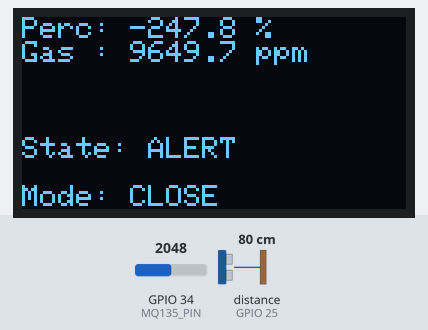
Bench run of a program on a simulated ESP32. Parts: 128×64 one-colour display. Wiring (inferred from the names in the program): ultrasonic range finder: trigger GPIO 26; echo GPIO 25. The inputs (shaded band) are chosen by the test bench; at power-on: GPIO 34 (MQ135_PIN) = 2048, distance to the obstacle (sensor on GPIO 25) 80 cm. The echo pulse lasts 58.3 µs per cm; WiFi joins after 1.5 s; servers stay silent unless stated; no MQTT or app messages arrive unless stated; what the program prints to the serial monitor is not drawn.

Above: at 3.2 s.
3.3 s: GPIO 34 (MQ135_PIN) set to 942
At 4.5 s:
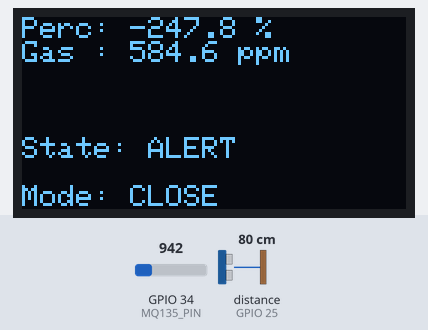
5.7 s: GPIO 34 (MQ135_PIN) set to 837
At 7.3 s:
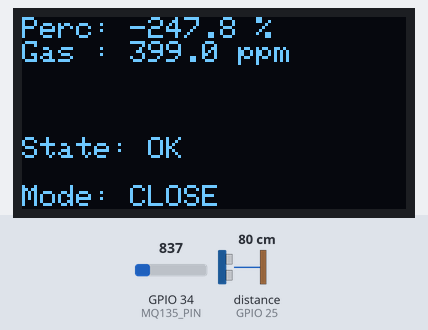
7.7 s: distance to the obstacle (sensor on GPIO 25) set to 2 cm
At 9.5 s:
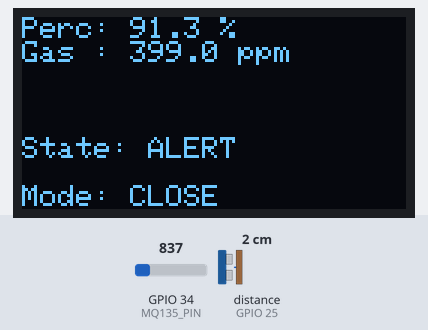
9.8 s: distance to the obstacle (sensor on GPIO 25) set to 4 cm
At 10.9 s:
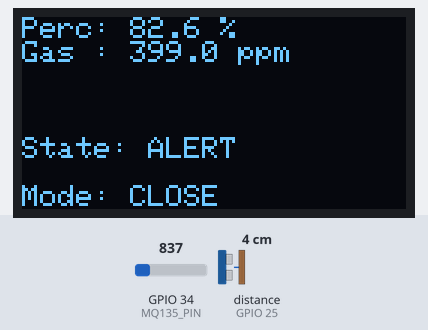
11.8 s: distance to the obstacle (sensor on GPIO 25) set to 9 cm
At 13.3 s:
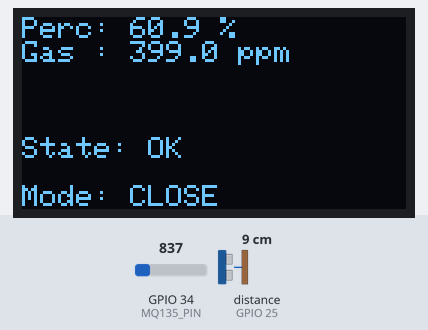
13.9 s: GPIO 34 (MQ135_PIN) set to 491
At 15.6 s:
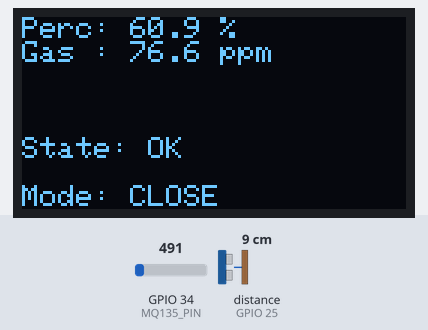
Timing chart, 0 to 16.9 s (numbered marks = the images above; inputs shaded):
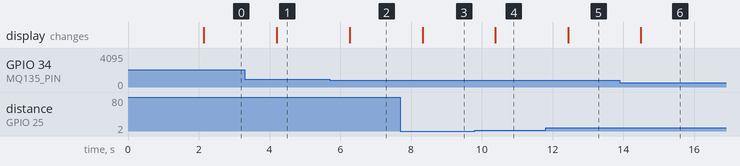

The program:

main.cpp
```cpp
#include <Arduino.h>
#include <WiFi.h>
#include <PubSubClient.h>
#include <Wire.h>
#include <Adafruit_SH110X.h>

// Định nghĩa các chân PIN
#define TRIG_PIN 26
#define ECHO_PIN 25
#define MQ135_PIN 34

// Định nghĩa các thông số OLED
#define SCREEN_WIDTH 128
#define SCREEN_HEIGHT 64
#define OLED_RESET -1
#define I2C_ADDRESS 0x3C

Adafruit_SH1106G display(SCREEN_WIDTH, SCREEN_HEIGHT, &Wire, OLED_RESET);

// Định nghĩa các thông số MQTT & WIFI
#define TOKEN "LMWzjfQz2PdvfCFIpV5K"
#define THINGSBOARD_SERVER "demo.thingsboard.io"

const char *ssid = "Duc";
const char *password = "12345678";

WiFiClient espClient;
PubSubClient client(espClient);

// Cấu hình UART
#define UART_BAUD 115200 // Tốc độ baud cho UART
#define UART_RX 16
#define UART_TX 17

// Định nghĩa các ngưỡng cảnh báo
const float DISTANCE_THRESHOLD = 80.0; // %
const float GAS_THRESHOLD_HIGH = 500.0; // ppm
const float DISTANCE_MAX = 23.0; // cm

// Các hằng để tính toán nồng độ khí (ppm) từ cảm biến MQ-135
const float VCC_SENSOR = 5.0f;
const float ADC_MAX = 4095.0f;
const float ADC_REF_VOLTAGE = 3.3f;
const float RL_VALUE = 20000.0f;
float R0 = 200000.0f;
const float GAS_A = 116.603f;
const float GAS_B = -2.769f;

// Biến trạng thái hệ thống
String currentState = "OK";
bool systemOpen = false;

// Các hàm đọc cảm biến
float readDistance() {
  digitalWrite(TRIG_PIN, LOW);
  delayMicroseconds(2);
  digitalWrite(TRIG_PIN, HIGH);
  delayMicroseconds(10);
  digitalWrite(TRIG_PIN, LOW);
  float duration = pulseIn(ECHO_PIN, HIGH, 30000);
  if (duration == 0) return 0.0;
  return duration * 0.0343 / 2.0;
}

float readGas() {
  int raw = analogRead(MQ135_PIN);
  float v_out = (raw / ADC_MAX) * ADC_REF_VOLTAGE;
  if (v_out <= 0) return 0.0;
  float rs = RL_VALUE * (VCC_SENSOR - v_out) / v_out;
  float ratio = rs / R0;
  float ppm = GAS_A * pow(ratio, GAS_B);
  return (ppm < 0) ? 0 : ppm;
}
// Kết nối WiFi
void setupWiFi() {
  Serial.print("Dang ket noi Wifi ");
  WiFi.begin(ssid, password);
  while (WiFi.status() != WL_CONNECTED) {
    delay(1000);
    Serial.print(".");
  }
  Serial.println("\nWifi da ket noi");
}
// Hàm gửi và kiểm tra thông tin gửi
void sendUartState(const String &state) {
  Serial2.println(state);
  Serial.print("UART gui: ");
  Serial.println(state);
}
// Hàm callback MQTT
void mqttCallback(char *topic, byte *payload, unsigned int length) {
  String msg;
  for (unsigned int i = 0; i < length; i++) msg += (char)payload[i];
  msg.trim();

  String topicStr(topic);
  int idx = topicStr.lastIndexOf('/');
  String requestId = "";
  if (idx >= 0 && idx < (int)topicStr.length() - 1) requestId = topicStr.substring(idx + 1);
  String responseTopic = "";
  if (requestId.length() > 0) responseTopic = String("v1/devices/me/rpc/response/") + requestId;

  String lower = msg;
  lower.toLowerCase();

  if (msg.startsWith("{")) {
    if (lower.indexOf("setstate") >= 0) {
      int pIdx = lower.indexOf("params");
      bool paramFound = false;
      bool paramTrue = false;
      if (pIdx >= 0) {
        int colon = lower.indexOf(':', pIdx);
        if (colon >= 0) {
          int start = colon + 1;
          int end = lower.indexOf(',', start);
          int end2 = lower.indexOf('}', start);
          if (end2 >= 0 && (end < 0 || end2 < end)) end = end2;
          if (end < 0) end = lower.length();
          String ps = lower.substring(start, end);
          ps.trim();
          if (ps.indexOf("true") >= 0 || ps.indexOf("1") >= 0) { paramTrue = true; paramFound = true; }
          else if (ps.indexOf("false") >= 0 || ps.indexOf("0") >= 0) { paramTrue = false; paramFound = true; }
        }
      }
      if (paramFound) {
        if (paramTrue) {
          Serial.println("Button mo, gui tin hieu OPEN");
          sendUartState("OPEN"); // Gửi lệnh OPEN qua UART ve node 1
          systemOpen = true;
        } else {
          Serial.println("Button dong, gui tin hieu CLOSE");
          sendUartState("CLOSE"); // Gửi lệnh CLOSE qua UART ve node 1
          systemOpen = false;
        }
        if (responseTopic.length() > 0) client.publish(responseTopic.c_str(), paramTrue ? "true" : "false");
      } else {
        if (responseTopic.length() > 0) client.publish(responseTopic.c_str(), "error");
      }
      return;
    }

    if (lower.indexOf("getstate") >= 0) {
      if (responseTopic.length() > 0) client.publish(responseTopic.c_str(), systemOpen ? "true" : "false");
      return;
    }
  }
}

// Kiểm tra kết nối mqtt và tái kết nối
void reconnectMQTT() {
  while (!client.connected()) {
    String cid = "ESP32-" + WiFi.macAddress();
    if (client.connect(cid.c_str(), TOKEN, NULL)) {
      client.subscribe("v1/devices/me/rpc/request/+");
      Serial.println("MQTT da ket noi");
    } else {
      Serial.println("MQTT tai ket noi...");
      delay(2000);
    }
  }
}

// Hàm setup
void setup() {
  Serial.begin(115200);
  Serial2.begin(UART_BAUD, SERIAL_8N1, UART_RX, UART_TX);
  pinMode(TRIG_PIN, OUTPUT);
  pinMode(ECHO_PIN, INPUT);

  Wire.begin();
  if (!display.begin(I2C_ADDRESS, true)) {
    Serial.println("Ko tim duoc OLED!");
    while (true) delay(100);
  }
  display.clearDisplay();
  display.setTextColor(SH110X_WHITE);
  display.setTextSize(1);
  display.setCursor(0, 0);
  display.println("Dang thuc hien ket noi Wifi...");
  display.display();

  setupWiFi();
  client.setServer(THINGSBOARD_SERVER, 1883);
  client.setCallback(mqttCallback);
}

// Hàm loop chính
void loop() {
  if (!client.connected()) reconnectMQTT();
  client.loop();

  float distance = readDistance();
  float percent = (DISTANCE_MAX - distance) * 100 / DISTANCE_MAX; // %
  float gas = readGas();
  bool isAlert = (percent >= DISTANCE_THRESHOLD || gas >= GAS_THRESHOLD_HIGH) ? true : false;
  if (isAlert) {
    currentState = "ALERT";
  } else {
    currentState = "OK";
  }
  // Nếu hệ thống đang đóng (CLOSE) thì mới gửi trạng thái cảm biến
  if (!systemOpen) {
    sendUartState(currentState);
  } else {
    Serial.println("He thong dang OPEN");
  }

  // Hiển thị OLED
  display.clearDisplay();
  display.setTextSize(1);
  display.setCursor(0, 0);
  display.printf("Perc: %.1f %\n", percent);
  display.printf("Gas : %.1f ppm\n", gas);
  display.setCursor(0, 40);
  display.print("State: ");
  display.println(currentState);
  display.setCursor(0, 56);
  display.print("Mode: ");
  display.println(systemOpen ? "OPEN" : "CLOSE");
  display.display();

  // Gửi Telemetry lên ThingsBoard
  String payload = "{";
  payload += "\"percent\":" + String(percent, 1) + ",";
  payload += "\"gas\":" + String(gas, 1) + ",";
  payload += "\"state\":\"" + currentState + "\",";
  payload += "\"mode\":\"" + String(systemOpen ? "OPEN" : "CLOSE") + "\"}";
  Serial.printf("Payload: %s\n", payload.c_str());
  client.publish("v1/devices/me/telemetry", payload.c_str());

  delay(1000);
}
```

Measured:
- the behaviour switches between 898 and 897 on GPIO 34 (MQ135_PIN) (found by bisection; images 1 and 2)
- after the input at 3.3 s, the display: changes after 0.90 s (image 1)
- after the input at 5.7 s, the display: changes after 0.57 s (image 2)
- after the input at 7.7 s, the display: changes after 0.63 s (image 3)
- after the input at 9.8 s, the display: changes after 0.58 s (image 4)
- after the input at 11.8 s, the display: changes after 0.64 s (image 5)
- after the input at 13.9 s, the display: changes after 0.59 s (image 6)
